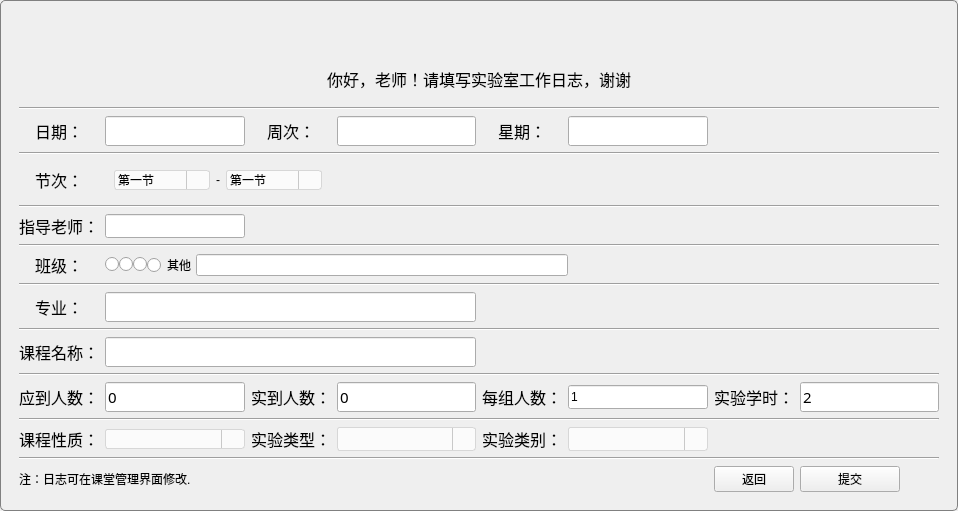
<?xml version="1.0" encoding="UTF-8"?>
<ui version="4.0">
 <class>WorkLog</class>
 <widget class="QWidget" name="WorkLog">
  <property name="geometry">
   <rect>
    <x>0</x>
    <y>0</y>
    <width>958</width>
    <height>510</height>
   </rect>
  </property>
  <property name="windowTitle">
   <string>Form</string>
  </property>
  <property name="styleSheet">
   <string notr="true">QWidget#WorkLog
{
border: 1px solid gray;
border-radius:5px; 
 
 
}</string>
  </property>
  <layout class="QVBoxLayout" name="verticalLayout_2">
   <property name="spacing">
    <number>7</number>
   </property>
   <property name="leftMargin">
    <number>10</number>
   </property>
   <property name="topMargin">
    <number>10</number>
   </property>
   <property name="rightMargin">
    <number>10</number>
   </property>
   <property name="bottomMargin">
    <number>10</number>
   </property>
   <item>
    <widget class="QLabel" name="label_18">
     <property name="minimumSize">
      <size>
       <width>0</width>
       <height>50</height>
      </size>
     </property>
     <property name="styleSheet">
      <string notr="true">QLabel
{
	background:url(:/images/images/classGM/2.jpg)
}</string>
     </property>
     <property name="text">
      <string/>
     </property>
    </widget>
   </item>
   <item alignment="Qt::AlignHCenter">
    <widget class="QLabel" name="label">
     <property name="maximumSize">
      <size>
       <width>16777215</width>
       <height>25</height>
      </size>
     </property>
     <property name="font">
      <font>
       <family>幼圆</family>
       <pointsize>12</pointsize>
      </font>
     </property>
     <property name="text">
      <string>你好，老师！请填写实验室工作日志，谢谢</string>
     </property>
    </widget>
   </item>
   <item>
    <widget class="QWidget" name="w" native="true">
     <property name="styleSheet">
      <string notr="true"/>
     </property>
     <layout class="QVBoxLayout" name="verticalLayout">
      <item>
       <widget class="Line" name="line_6">
        <property name="orientation">
         <enum>Qt::Horizontal</enum>
        </property>
       </widget>
      </item>
      <item>
       <layout class="QGridLayout" name="gridLayout">
        <item row="12" column="7">
         <widget class="QLineEdit" name="leEtime">
          <property name="font">
           <font>
            <family>幼圆</family>
            <pointsize>11</pointsize>
           </font>
          </property>
          <property name="text">
           <string>2</string>
          </property>
         </widget>
        </item>
        <item row="14" column="1">
         <widget class="QComboBox" name="cbxRequire">
          <property name="minimumSize">
           <size>
            <width>115</width>
            <height>0</height>
           </size>
          </property>
          <property name="styleSheet">
           <string notr="true">QComboBox{border:1px solid #d7d7d7; border-radius: 3px; padding: 1px 18px 1px 3px;} 
QComboBox:editable{ background: white; }
QComboBox:!editable{ background: #fbfbfb; color:black}
QComboBox::drop-down{ subcontrol-origin: padding; subcontrol-position: top right; width: 22px; border-left-width: 1px; border-left-color: #c9c9c9; border-left-style: solid;  border-top-right-radius: 3px;border-bottom-right-radius: 3px; }
QComboBox::down-arrow:on {
top: 1px; left: 1px;
image:url(:/images/images/TiTleBar/setting_white_down.png);
}
QComboBox::down-arrow { 
image: url(:/images/images/TiTleBar/setting_white_normal.png);
}
QComboBox:hover{
border:2px solid rgb(50, 180, 250);

}
</string>
          </property>
         </widget>
        </item>
        <item row="16" column="6">
         <widget class="QPushButton" name="returnBtn">
          <property name="maximumSize">
           <size>
            <width>100</width>
            <height>16777215</height>
           </size>
          </property>
          <property name="text">
           <string>返回</string>
          </property>
         </widget>
        </item>
        <item row="4" column="1">
         <widget class="QLineEdit" name="leTeacherName">
          <property name="minimumSize">
           <size>
            <width>0</width>
            <height>24</height>
           </size>
          </property>
          <property name="readOnly">
           <bool>true</bool>
          </property>
         </widget>
        </item>
        <item row="16" column="0" colspan="3">
         <widget class="QLabel" name="label_19">
          <property name="text">
           <string>注：日志可在课堂管理界面修改.</string>
          </property>
         </widget>
        </item>
        <item row="2" column="1" colspan="2" alignment="Qt::AlignRight">
         <widget class="QWidget" name="jieciW" native="true">
          <layout class="QHBoxLayout" name="horizontalLayout">
           <item alignment="Qt::AlignLeft">
            <widget class="QComboBox" name="classTimeStartCbx">
             <property name="styleSheet">
              <string notr="true">QComboBox{border:1px solid #d7d7d7; border-radius: 3px; padding: 1px 18px 1px 3px;} 
QComboBox:editable{ background: white; }
QComboBox:!editable{ background: #fbfbfb; color:black}
QComboBox::drop-down{ subcontrol-origin: padding; subcontrol-position: top right; width: 22px; border-left-width: 1px; border-left-color: #c9c9c9; border-left-style: solid;  border-top-right-radius: 3px;border-bottom-right-radius: 3px; }
QComboBox::down-arrow:on {
top: 1px; left: 1px;
image:url(:/images/images/TiTleBar/setting_white_down.png);
}
QComboBox::down-arrow { 
image: url(:/images/images/TiTleBar/setting_white_normal.png);
}
QComboBox:hover{
border:2px solid rgb(50, 180, 250);

}
</string>
             </property>
             <item>
              <property name="text">
               <string>第一节</string>
              </property>
             </item>
             <item>
              <property name="text">
               <string>第二节</string>
              </property>
             </item>
             <item>
              <property name="text">
               <string>第三节</string>
              </property>
             </item>
             <item>
              <property name="text">
               <string>第四节</string>
              </property>
             </item>
             <item>
              <property name="text">
               <string>第五节</string>
              </property>
             </item>
             <item>
              <property name="text">
               <string>第六节</string>
              </property>
             </item>
             <item>
              <property name="text">
               <string>第七节</string>
              </property>
             </item>
             <item>
              <property name="text">
               <string>第八节</string>
              </property>
             </item>
             <item>
              <property name="text">
               <string>第九节</string>
              </property>
             </item>
             <item>
              <property name="text">
               <string>第十节</string>
              </property>
             </item>
             <item>
              <property name="text">
               <string>第十一节</string>
              </property>
             </item>
            </widget>
           </item>
           <item>
            <widget class="QLabel" name="label_15">
             <property name="text">
              <string>-</string>
             </property>
            </widget>
           </item>
           <item>
            <widget class="QComboBox" name="classTimeEndCbx">
             <property name="styleSheet">
              <string notr="true">QComboBox{border:1px solid #d7d7d7; border-radius: 3px; padding: 1px 18px 1px 3px;} 
QComboBox:editable{ background: white; }
QComboBox:!editable{ background: #fbfbfb; color:black}
QComboBox::drop-down{ subcontrol-origin: padding; subcontrol-position: top right; width: 22px; border-left-width: 1px; border-left-color: #c9c9c9; border-left-style: solid;  border-top-right-radius: 3px;border-bottom-right-radius: 3px; }
QComboBox::down-arrow:on {
top: 1px; left: 1px;
image:url(:/images/images/TiTleBar/setting_white_down.png);
}
QComboBox::down-arrow { 
image: url(:/images/images/TiTleBar/setting_white_normal.png);
}
QComboBox:hover{
border:2px solid rgb(50, 180, 250);

}
</string>
             </property>
             <item>
              <property name="text">
               <string>第一节</string>
              </property>
             </item>
             <item>
              <property name="text">
               <string>第二节</string>
              </property>
             </item>
             <item>
              <property name="text">
               <string>第三节</string>
              </property>
             </item>
             <item>
              <property name="text">
               <string>第四节</string>
              </property>
             </item>
             <item>
              <property name="text">
               <string>第五节</string>
              </property>
             </item>
             <item>
              <property name="text">
               <string>第六节</string>
              </property>
             </item>
             <item>
              <property name="text">
               <string>第七节</string>
              </property>
             </item>
             <item>
              <property name="text">
               <string>第八节</string>
              </property>
             </item>
             <item>
              <property name="text">
               <string>第九节</string>
              </property>
             </item>
             <item>
              <property name="text">
               <string>第十节</string>
              </property>
             </item>
             <item>
              <property name="text">
               <string>第十一节</string>
              </property>
             </item>
            </widget>
           </item>
          </layout>
         </widget>
        </item>
        <item row="12" column="6">
         <widget class="QLabel" name="label_12">
          <property name="maximumSize">
           <size>
            <width>100</width>
            <height>16777215</height>
           </size>
          </property>
          <property name="font">
           <font>
            <family>幼圆</family>
            <pointsize>12</pointsize>
           </font>
          </property>
          <property name="text">
           <string>实验学时：</string>
          </property>
         </widget>
        </item>
        <item row="14" column="0" alignment="Qt::AlignHCenter">
         <widget class="QLabel" name="label_20">
          <property name="font">
           <font>
            <family>幼圆</family>
            <pointsize>12</pointsize>
           </font>
          </property>
          <property name="text">
           <string>课程性质：</string>
          </property>
         </widget>
        </item>
        <item row="6" column="0" alignment="Qt::AlignHCenter">
         <widget class="QLabel" name="label_9">
          <property name="minimumSize">
           <size>
            <width>0</width>
            <height>0</height>
           </size>
          </property>
          <property name="font">
           <font>
            <family>幼圆</family>
            <pointsize>12</pointsize>
           </font>
          </property>
          <property name="text">
           <string>班级：</string>
          </property>
         </widget>
        </item>
        <item row="12" column="0" alignment="Qt::AlignHCenter">
         <widget class="QLabel" name="label_10">
          <property name="maximumSize">
           <size>
            <width>100</width>
            <height>16777215</height>
           </size>
          </property>
          <property name="font">
           <font>
            <family>幼圆</family>
            <pointsize>12</pointsize>
           </font>
          </property>
          <property name="text">
           <string>应到人数：</string>
          </property>
         </widget>
        </item>
        <item row="5" column="0" colspan="8">
         <widget class="Line" name="line_2">
          <property name="orientation">
           <enum>Qt::Horizontal</enum>
          </property>
         </widget>
        </item>
        <item row="14" column="5">
         <widget class="QComboBox" name="cbxEcategory">
          <property name="minimumSize">
           <size>
            <width>0</width>
            <height>24</height>
           </size>
          </property>
          <property name="styleSheet">
           <string notr="true">QComboBox{border:1px solid #d7d7d7; border-radius: 3px; padding: 1px 18px 1px 3px;} 
QComboBox:editable{ background: white; }
QComboBox:!editable{ background: #fbfbfb; color:black}
QComboBox::drop-down{ subcontrol-origin: padding; subcontrol-position: top right; width: 22px; border-left-width: 1px; border-left-color: #c9c9c9; border-left-style: solid;  border-top-right-radius: 3px;border-bottom-right-radius: 3px; }
QComboBox::down-arrow:on {
top: 1px; left: 1px;
image:url(:/images/images/TiTleBar/setting_white_down.png);
}
QComboBox::down-arrow { 
image: url(:/images/images/TiTleBar/setting_white_normal.png);
}
QComboBox:hover{
border:2px solid rgb(50, 180, 250);

}
</string>
          </property>
         </widget>
        </item>
        <item row="13" column="0" colspan="8">
         <widget class="Line" name="line">
          <property name="orientation">
           <enum>Qt::Horizontal</enum>
          </property>
         </widget>
        </item>
        <item row="12" column="1">
         <widget class="QLineEdit" name="leCnum">
          <property name="font">
           <font>
            <family>幼圆</family>
            <pointsize>11</pointsize>
           </font>
          </property>
          <property name="text">
           <string>0</string>
          </property>
         </widget>
        </item>
        <item row="12" column="2">
         <widget class="QLabel" name="label_11">
          <property name="font">
           <font>
            <family>幼圆</family>
            <pointsize>12</pointsize>
           </font>
          </property>
          <property name="text">
           <string>实到人数：</string>
          </property>
         </widget>
        </item>
        <item row="12" column="3">
         <widget class="QLineEdit" name="leRepresentNum">
          <property name="font">
           <font>
            <family>幼圆</family>
            <pointsize>11</pointsize>
           </font>
          </property>
          <property name="text">
           <string>0</string>
          </property>
         </widget>
        </item>
        <item row="15" column="0" colspan="8">
         <widget class="Line" name="line_5">
          <property name="sizePolicy">
           <sizepolicy hsizetype="Minimum" vsizetype="Fixed">
            <horstretch>0</horstretch>
            <verstretch>0</verstretch>
           </sizepolicy>
          </property>
          <property name="lineWidth">
           <number>1</number>
          </property>
          <property name="orientation">
           <enum>Qt::Horizontal</enum>
          </property>
         </widget>
        </item>
        <item row="0" column="2" alignment="Qt::AlignHCenter">
         <widget class="QLabel" name="label_3">
          <property name="font">
           <font>
            <family>幼圆</family>
            <pointsize>12</pointsize>
           </font>
          </property>
          <property name="text">
           <string>周次：</string>
          </property>
         </widget>
        </item>
        <item row="0" column="3">
         <widget class="QLineEdit" name="leWeek">
          <property name="font">
           <font>
            <family>幼圆</family>
            <pointsize>11</pointsize>
           </font>
          </property>
         </widget>
        </item>
        <item row="0" column="4" alignment="Qt::AlignHCenter">
         <widget class="QLabel" name="label_4">
          <property name="font">
           <font>
            <family>幼圆</family>
            <pointsize>12</pointsize>
           </font>
          </property>
          <property name="text">
           <string>星期：</string>
          </property>
         </widget>
        </item>
        <item row="11" column="0" colspan="8">
         <widget class="Line" name="line_3">
          <property name="orientation">
           <enum>Qt::Horizontal</enum>
          </property>
         </widget>
        </item>
        <item row="0" column="5">
         <widget class="QLineEdit" name="leXingqi">
          <property name="font">
           <font>
            <family>幼圆</family>
            <pointsize>11</pointsize>
           </font>
          </property>
         </widget>
        </item>
        <item row="14" column="3">
         <widget class="QComboBox" name="cbxEtype">
          <property name="minimumSize">
           <size>
            <width>0</width>
            <height>24</height>
           </size>
          </property>
          <property name="styleSheet">
           <string notr="true">QComboBox{border:1px solid #d7d7d7; border-radius: 3px; padding: 1px 18px 1px 3px;} 
QComboBox:editable{ background: white; }
QComboBox:!editable{ background: #fbfbfb; color:black}
QComboBox::drop-down{ subcontrol-origin: padding; subcontrol-position: top right; width: 22px; border-left-width: 1px; border-left-color: #c9c9c9; border-left-style: solid;  border-top-right-radius: 3px;border-bottom-right-radius: 3px; }
QComboBox::down-arrow:on {
top: 1px; left: 1px;
image:url(:/images/images/TiTleBar/setting_white_down.png);
}
QComboBox::down-arrow { 
image: url(:/images/images/TiTleBar/setting_white_normal.png);
}
QComboBox:hover{
border:2px solid rgb(50, 180, 250);

}
</string>
          </property>
         </widget>
        </item>
        <item row="0" column="1">
         <widget class="QLineEdit" name="textDate">
          <property name="minimumSize">
           <size>
            <width>0</width>
            <height>0</height>
           </size>
          </property>
          <property name="font">
           <font>
            <family>幼圆</family>
            <pointsize>11</pointsize>
           </font>
          </property>
         </widget>
        </item>
        <item row="1" column="0" colspan="8">
         <widget class="Line" name="line_4">
          <property name="orientation">
           <enum>Qt::Horizontal</enum>
          </property>
         </widget>
        </item>
        <item row="14" column="2">
         <widget class="QLabel" name="label_13">
          <property name="font">
           <font>
            <family>幼圆</family>
            <pointsize>12</pointsize>
           </font>
          </property>
          <property name="text">
           <string>实验类型：</string>
          </property>
         </widget>
        </item>
        <item row="0" column="0" alignment="Qt::AlignHCenter|Qt::AlignVCenter">
         <widget class="QLabel" name="label_2">
          <property name="minimumSize">
           <size>
            <width>0</width>
            <height>0</height>
           </size>
          </property>
          <property name="maximumSize">
           <size>
            <width>16777215</width>
            <height>16777215</height>
           </size>
          </property>
          <property name="font">
           <font>
            <family>幼圆</family>
            <pointsize>12</pointsize>
           </font>
          </property>
          <property name="text">
           <string>日期：</string>
          </property>
         </widget>
        </item>
        <item row="14" column="4">
         <widget class="QLabel" name="label_14">
          <property name="font">
           <font>
            <family>幼圆</family>
            <pointsize>12</pointsize>
           </font>
          </property>
          <property name="text">
           <string>实验类别：</string>
          </property>
         </widget>
        </item>
        <item row="12" column="4">
         <widget class="QLabel" name="label_17">
          <property name="font">
           <font>
            <family>幼圆</family>
            <pointsize>12</pointsize>
           </font>
          </property>
          <property name="text">
           <string>每组人数：</string>
          </property>
         </widget>
        </item>
        <item row="12" column="5">
         <widget class="QLineEdit" name="textGroupNum">
          <property name="minimumSize">
           <size>
            <width>0</width>
            <height>24</height>
           </size>
          </property>
          <property name="text">
           <string>1</string>
          </property>
         </widget>
        </item>
        <item row="8" column="0" alignment="Qt::AlignHCenter">
         <widget class="QLabel" name="label_8">
          <property name="minimumSize">
           <size>
            <width>0</width>
            <height>0</height>
           </size>
          </property>
          <property name="maximumSize">
           <size>
            <width>16777215</width>
            <height>16777215</height>
           </size>
          </property>
          <property name="font">
           <font>
            <family>幼圆</family>
            <pointsize>12</pointsize>
           </font>
          </property>
          <property name="text">
           <string>专业：</string>
          </property>
         </widget>
        </item>
        <item row="10" column="0" alignment="Qt::AlignHCenter">
         <widget class="QLabel" name="label_7">
          <property name="font">
           <font>
            <family>幼圆</family>
            <pointsize>12</pointsize>
           </font>
          </property>
          <property name="text">
           <string>课程名称：</string>
          </property>
         </widget>
        </item>
        <item row="16" column="7">
         <widget class="QPushButton" name="pushButton">
          <property name="minimumSize">
           <size>
            <width>100</width>
            <height>0</height>
           </size>
          </property>
          <property name="maximumSize">
           <size>
            <width>100</width>
            <height>16777215</height>
           </size>
          </property>
          <property name="text">
           <string>提交</string>
          </property>
         </widget>
        </item>
        <item row="2" column="0" alignment="Qt::AlignHCenter|Qt::AlignVCenter">
         <widget class="QLabel" name="label_5">
          <property name="font">
           <font>
            <family>幼圆</family>
            <pointsize>12</pointsize>
           </font>
          </property>
          <property name="text">
           <string>节次：</string>
          </property>
         </widget>
        </item>
        <item row="10" column="1" colspan="3">
         <widget class="QLineEdit" name="leLessonName">
          <property name="font">
           <font>
            <family>幼圆</family>
            <pointsize>11</pointsize>
           </font>
          </property>
         </widget>
        </item>
        <item row="6" column="1" colspan="7">
         <widget class="QWidget" name="classW" native="true">
          <property name="maximumSize">
           <size>
            <width>16777215</width>
            <height>25</height>
           </size>
          </property>
          <layout class="QHBoxLayout" name="horizontalLayout_2">
           <property name="spacing">
            <number>0</number>
           </property>
           <property name="leftMargin">
            <number>0</number>
           </property>
           <property name="topMargin">
            <number>0</number>
           </property>
           <property name="rightMargin">
            <number>0</number>
           </property>
           <property name="bottomMargin">
            <number>0</number>
           </property>
           <item>
            <widget class="QRadioButton" name="classRadio1">
             <property name="text">
              <string/>
             </property>
            </widget>
           </item>
           <item>
            <widget class="QRadioButton" name="classRadio2">
             <property name="text">
              <string/>
             </property>
            </widget>
           </item>
           <item>
            <widget class="QRadioButton" name="classRadio3">
             <property name="text">
              <string/>
             </property>
            </widget>
           </item>
           <item>
            <widget class="QRadioButton" name="classRadio4">
             <property name="text">
              <string>其他</string>
             </property>
            </widget>
           </item>
           <item>
            <widget class="QLineEdit" name="leClassName"/>
           </item>
           <item>
            <spacer name="horizontalSpacer">
             <property name="orientation">
              <enum>Qt::Horizontal</enum>
             </property>
             <property name="sizeHint" stdset="0">
              <size>
               <width>40</width>
               <height>20</height>
              </size>
             </property>
            </spacer>
           </item>
          </layout>
         </widget>
        </item>
        <item row="7" column="0" colspan="8">
         <widget class="Line" name="line_8">
          <property name="orientation">
           <enum>Qt::Horizontal</enum>
          </property>
         </widget>
        </item>
        <item row="8" column="1" colspan="3">
         <widget class="QLineEdit" name="leMajor">
          <property name="font">
           <font>
            <family>幼圆</family>
            <pointsize>11</pointsize>
           </font>
          </property>
         </widget>
        </item>
        <item row="3" column="0" colspan="8">
         <widget class="Line" name="line_7">
          <property name="orientation">
           <enum>Qt::Horizontal</enum>
          </property>
         </widget>
        </item>
        <item row="9" column="0" colspan="8">
         <widget class="Line" name="line_9">
          <property name="orientation">
           <enum>Qt::Horizontal</enum>
          </property>
         </widget>
        </item>
        <item row="4" column="0" alignment="Qt::AlignHCenter">
         <widget class="QLabel" name="label_6">
          <property name="font">
           <font>
            <family>幼圆</family>
            <pointsize>12</pointsize>
           </font>
          </property>
          <property name="text">
           <string>指导老师：</string>
          </property>
         </widget>
        </item>
       </layout>
      </item>
     </layout>
    </widget>
   </item>
  </layout>
 </widget>
 <resources/>
 <connections/>
</ui>
